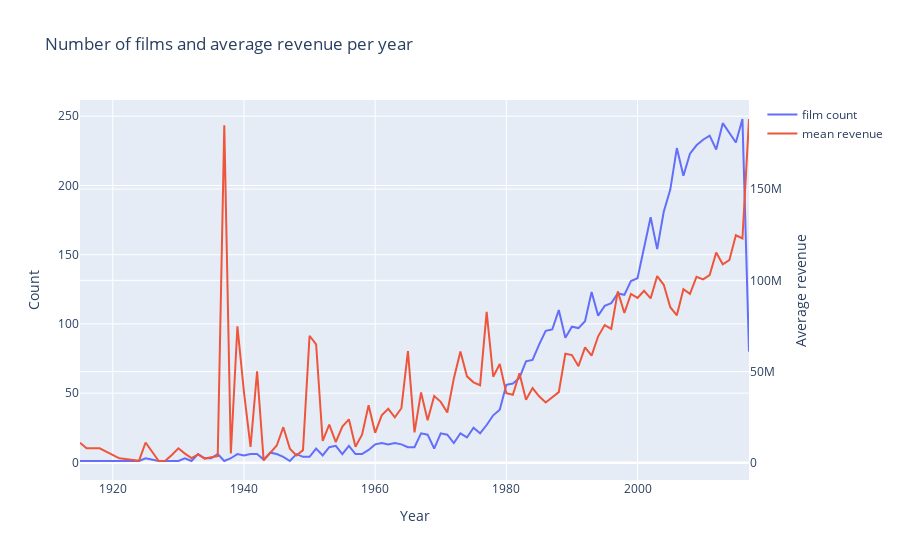

This figure's notebook cell:
### Code cell
d1 = imdb_final_release['release_date_year'].value_counts().sort_index()
d2 = imdb_final_release.groupby(['release_date_year'])['revenue'].mean()
data = [go.Scatter(x=d1.index, y=d1.values, name='film count'), go.Scatter(x=d2.index, y=d2.values, name='mean revenue', yaxis='y2')]
layout = go.Layout(dict(title = "Number of films and average revenue per year",
                  xaxis = dict(title = 'Year'),
                  yaxis = dict(title = 'Count'),
                  yaxis2=dict(title='Average revenue', overlaying='y', side='right')
                  ),legend=dict(
                orientation="v"))
py.iplot(dict(data=data, layout=layout))
